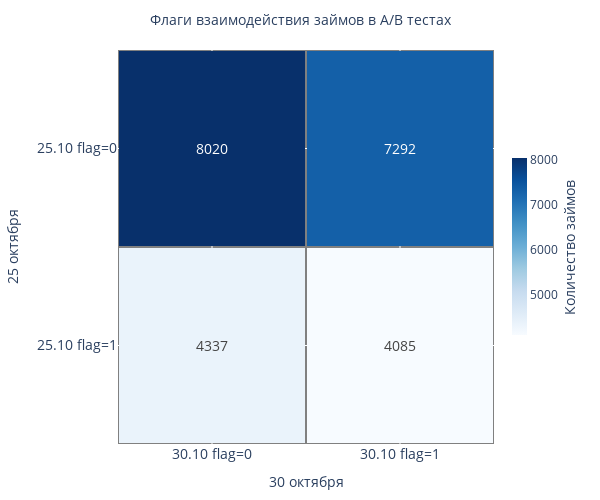

The code cell stored with this chart in its notebook:
### Markdown cell above
#### Как видно из диаграммы выше, бОльшая часть займов участвовала в A/B-тесте в оба дня. Займы, которые участвовали только в одном тесте, составляют 21% и 26% от объема выборок для 25.10 и 30.10 соответственно.   
#### _Определим имеющиеся комбинации флагов взаимодействия 25.10 и 30.10 в структуре займов, участвовавших в тесте два раза. Для этого построим матрицу сопряженности._

### Code cell
df25 = df[df['treat_date'] == pd.to_datetime('2023-10-25')]
df30 = df[df['treat_date'] == pd.to_datetime('2023-10-30')]

df_intersect = df25.merge(df30, on='demand', how='inner', suffixes=('_2510', '_3010'))
df_conti = df_intersect[['demand', 'treatment_flag_2510', 'treatment_flag_3010']]

contingency_table = pd.crosstab(
    df_conti['treatment_flag_2510'], 
    df_conti['treatment_flag_3010']
)

contingency_table.index = ['25.10 flag=0', '25.10 flag=1']
contingency_table.columns = ['30.10 flag=0', '30.10 flag=1']

fig = go.Figure(data=go.Heatmap(
    z=contingency_table.values,
    x=contingency_table.columns.tolist(),
    y=contingency_table.index.tolist(),
    text=contingency_table.values,
    texttemplate='%{text}',
    textfont={"size": 14},
    colorscale='Blues',
    hovertemplate='<b>%{y}</b><br>' +
                  '<b>%{x}</b><br>' +
                  'Количество: %{z}<br>' +
                  '<extra></extra>',
    showscale=True,
    colorbar={
        'title': {
            'text': 'Количество займов',
            'side': 'right',
            'font': {'size': 14}
        },
        'tickfont': {'size': 12},
        'thickness': 15,
        'len': 0.5
    },
    xgap=2,
    ygap=2
))

fig.update_layout(
    plot_bgcolor='gray',
    title={
        'text': 'Флаги взаимодействия займов в A/B тестах',
        'x': 0.5,
        'xanchor': 'center',
        'font': {'size': 14}
    },
    width=600,
    height=500,
    margin={'l':50, 'r': 50, 't': 50, 'b': 50},
    xaxis={
        'title': '30 октября',
        'tickfont': {'size': 14},
        'side': 'bottom'
    },
    yaxis={
        'title': '25 октября',
        'tickfont': {'size': 14},
        'autorange': 'reversed'
    }
)

fig.show()

### Figure 1 — Plotly figure (JSON) as saved in the notebook; plotly's stock layout.template omitted (floating-point values rounded to 4 significant figures)
{"data": [{"colorbar": {"len": 0.5, "thickness": 15, "tickfont": {"size": 12}, "title": {"font": {"size": 14}, "side": "right", "text": "Количество займов"}}, "colorscale": [[0, "rgb(247,251,255)"], [0.125, "rgb(222,235,247)"], [0.25, "rgb(198,219,239)"], [0.375, "rgb(158,202,225)"], [0.5, "rgb(107,174,214)"], [0.625, "rgb(66,146,198)"], [0.75, "rgb(33,113,181)"], [0.875, "rgb(8,81,156)"], [1, "rgb(8,48,107)"]], "hovertemplate": "<b>%{y}</b><br><b>%{x}</b><br>Количество: %{z}<br><extra></extra>", "showscale": true, "text": [[8020, 7292], [4337, 4085]], "textfont": {"size": 14}, "texttemplate": "%{text}", "type": "heatmap", "x": ["30.10 flag=0", "30.10 flag=1"], "xgap": 2, "y": ["25.10 flag=0", "25.10 flag=1"], "ygap": 2, "z": [[8020, 7292], [4337, 4085]]}], "layout": {"height": 500, "margin": {"b": 50, "l": 50, "r": 50, "t": 50}, "plot_bgcolor": "gray", "title": {"font": {"size": 14}, "text": "Флаги взаимодействия займов в A/B тестах", "x": 0.5, "xanchor": "center"}, "width": 600, "xaxis": {"side": "bottom", "tickfont": {"size": 14}, "title": {"text": "30 октября"}}, "yaxis": {"autorange": "reversed", "tickfont": {"size": 14}, "title": {"text": "25 октября"}}}}
